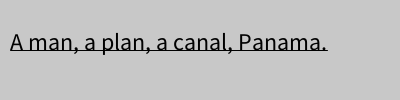
Frame 1 (no input)
Frame 60 (the mouse pressed at the canvas centre just before this capture): identical to frame 1, image omitted
Frame 120 (the mouse held since frame 60 and released just before this capture): identical to frame 1, image omitted

The Processing sketch that drew this single still picture (run headless with seeded random() and noise(); from frame 60 on, the mouse is pressed at the canvas centre):

// Processing sketch: Sketch_7_8
// ── Sketch_7_8.pde
/*------------------------------------------------------------
Copyright (c) 2013, Friends of Ed (An Apress Company)
All rights reserved.

The code provided here accompanies the book:

Processing: Creative Coding and Generative Art in Processing 2
By Ira Greenberg, Dianna Xu, and Deepak Kumar
Friends of Ed (An APress Company), 2013
ISBN-13 978-1430244646
Please refer to the associated README for a full disclaimer.
------------------------------------------------------------*/

// Sketch 7-8: Displaying Simple Text using attributes
String sentence = "A man, a plan, a canal, Panama.";

void setup() {
  size(400, 100);
  smooth();
} // setup()

void draw() {
  background(200);
  fill(0);
  textSize(24);
  text(sentence, 10, height/2);
  line(10, height/2, 10+textWidth(sentence), height/2);
} // draw()

void mouseClicked(){
  save("978-1-4302-4464-6_kumar_Ch07_Figure7-4.tif");
}
